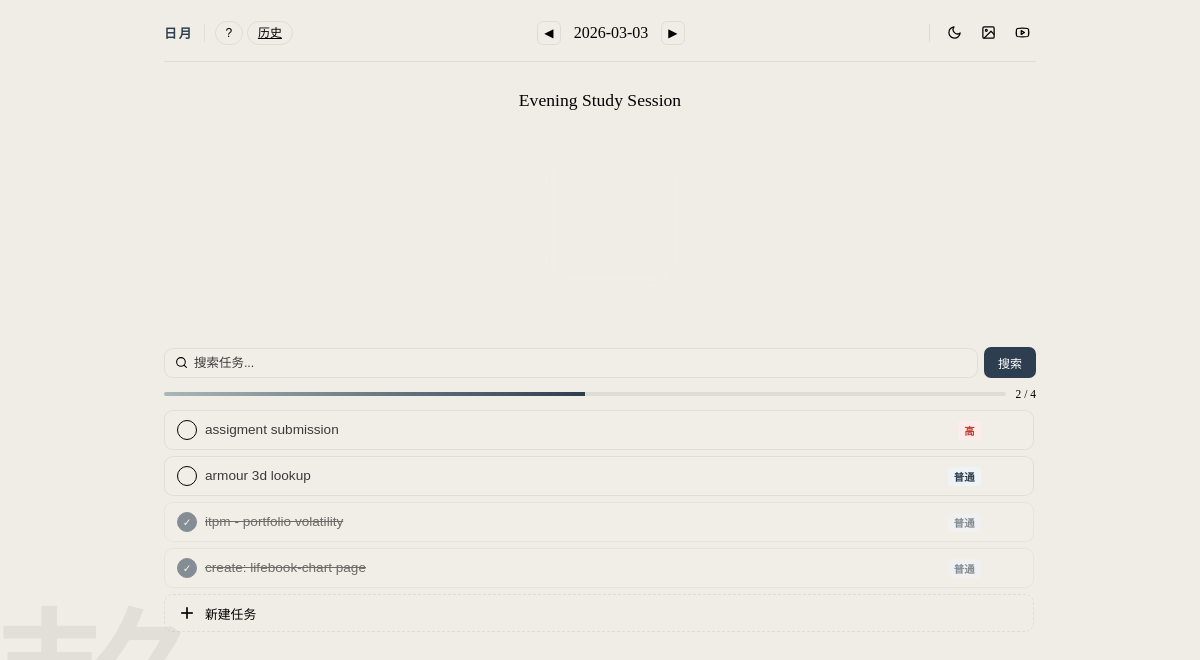
Before: /2026-03-03 with the older database file.
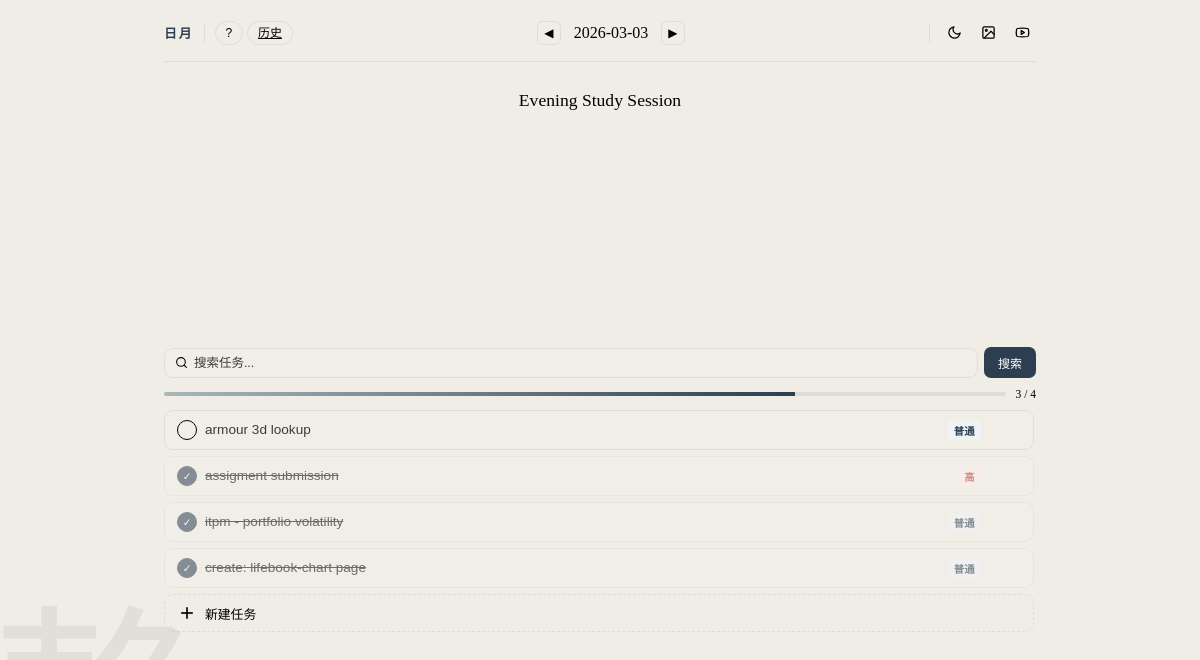
After: the same page with the newer database file.
### tables this page shows
CREATE TABLE tasks (
    id INTEGER PRIMARY KEY AUTOINCREMENT,
    content TEXT NOT NULL,
    date TEXT NOT NULL
, created_at TEXT DEFAULT CURRENT_TIMESTAMP, due_time TEXT, priority INTEGER DEFAULT 2, completed INTEGER DEFAULT 0, notes TEXT, category TEXT, tags TEXT);

### app.py (the view)
@app.route('/<date>')
def index(date):
    q = request.args.get('q', '')
    conn = get_db_connection()
    if q:
        pattern = f"%{q}%"
        tasks = conn.execute(
            'SELECT * FROM tasks WHERE date = ? AND (content LIKE ? OR category LIKE ? OR tags LIKE ?) ORDER BY completed ASC, priority ASC, due_time IS NULL, due_time ASC',
            (date, pattern, pattern, pattern)
        ).fetchall()
    else:
        tasks = conn.execute(
            'SELECT * FROM tasks WHERE date = ? ORDER BY completed ASC, priority ASC, due_time IS NULL, due_time ASC',
            (date,)
        ).fetchall()
    totals = conn.execute('SELECT COUNT(*) as total, SUM(completed) as done FROM tasks WHERE date = ?', (date,)).fetchone()
    conn.close()
    current_hour = datetime.now().hour
    if 5 <= current_hour < 12:
        session_title = "Morning Study Session"
    else:
        session_title = "Evening Study Session"
    total = totals['total'] or 0
    done = totals['done'] or 0
    progress = int(done / total * 100) if total else 0
    return render_template('index.html', tasks=tasks, date=date, session_title=session_title, total=total, done=done, progress=progress, query=q)

### app.py (called while the page is built)
def get_db_connection():
    db_path = os.path.join(base_path, 'todo.db')
    conn = sqlite3.connect(db_path)
    conn.row_factory = sqlite3.Row
    return conn

### templates/index.html (shortened to what the changed rows need)
<!DOCTYPE html>
<html lang="en">
<head>
</head>
<body>
    <div class="app">
        <div class="main-col">
            <div class="stats-row">
                <div class="progress-bar"><div class="progress-fill" style="width:{{ progress }}%"></div></div>
                <span class="counts">{{ done }} / {{ total }}</span>
            </div>
            <div class="task-list" id="task-list">
                {% for task in tasks %}
                <div class="task-row {% if task.completed %}done{% endif %}" id="task-{{ task.id }}" data-id="{{ task.id }}">
                    <form method="post" action="{{ url_for('toggle', date=date, task_id=task.id) }}" style="flex-shrink:0;">
                        <button class="check-btn" type="submit">{% if task.completed %}✓{% endif %}</button>
                    </form>
                    <div class="task-meta">
                        <div class="task-content" onclick="openEdit({{ task.id }}, event)">{{ task.content }}</div>
                    </div>
                    <div class="task-right">
                        <span class="prio-badge p{{ task.priority }}">{% if task.priority==1 %}高{% elif task.priority==2 %}普通{% else %}低{% endif %}</span>
                        <form method="post" action="{{ url_for('delete', date=date, task_id=task.id) }}" onsubmit="return confirm('确定删除?');">
                        </form>
                    </div>
                </div>
                {% endfor %}
            </div>
        </div>
    </div>
</body>
</html>

Changed rows visible on the page:
shown differently, row unchanged: tasks "armour 3d lookup": moves up the list
changed tasks "assigment submission": now shows "✓"
Other visible differences:
{{ progress }}: 50 → 75 (drawn)
{{ done }}: "2" → "3"
